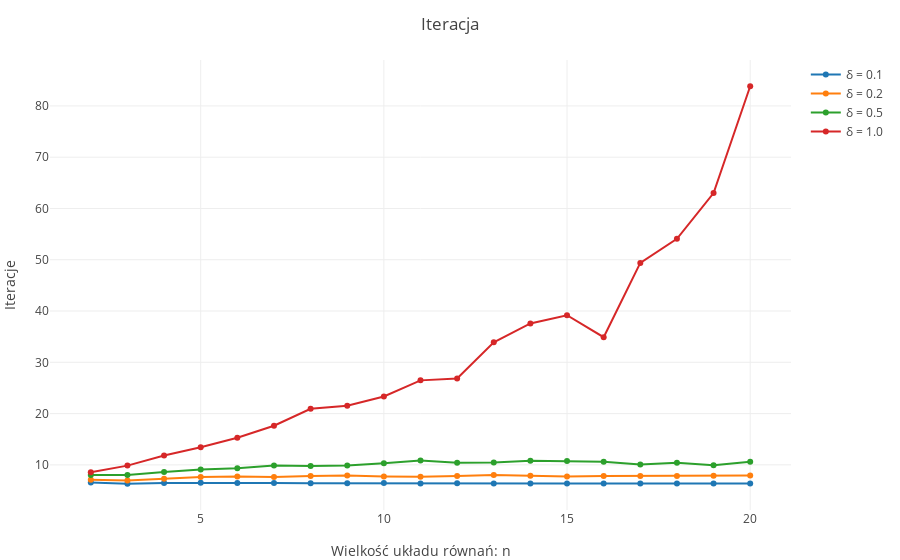

The code cell stored with this chart in its notebook:
### Code cell
plot(itraceH, ilayout)

### Figure 1 — Plotly figure (JSON) as saved in the notebook; plotly's stock layout.template omitted (floating-point values rounded to 4 significant figures)
{"data": [{"y": [6.554, 6.316, 6.482, 6.514, 6.464, 6.45, 6.419, 6.434, 6.442, 6.383, 6.409, 6.357, 6.385, 6.379, 6.372, 6.354, 6.349, 6.349, 6.367], "name": "δ = 0.1", "type": "scatter", "x": [2, 3, 4, 5, 6, 7, 8, 9, 10, 11, 12, 13, 14, 15, 16, 17, 18, 19, 20], "mode": "lines+markers"}, {"y": [7.073, 6.961, 7.302, 7.61, 7.724, 7.639, 7.805, 7.912, 7.729, 7.688, 7.807, 8.037, 7.863, 7.751, 7.844, 7.837, 7.812, 7.891, 7.941], "name": "δ = 0.2", "type": "scatter", "x": [2, 3, 4, 5, 6, 7, 8, 9, 10, 11, 12, 13, 14, 15, 16, 17, 18, 19, 20], "mode": "lines+markers"}, {"y": [8.029, 8.033, 8.616, 9.102, 9.347, 9.86, 9.775, 9.894, 10.3, 10.84, 10.39, 10.48, 10.8, 10.74, 10.59, 10.06, 10.41, 9.92, 10.59], "name": "δ = 0.5", "type": "scatter", "x": [2, 3, 4, 5, 6, 7, 8, 9, 10, 11, 12, 13, 14, 15, 16, 17, 18, 19, 20], "mode": "lines+markers"}, {"y": [8.551, 9.851, 11.84, 13.43, 15.28, 17.63, 20.93, 21.54, 23.34, 26.48, 26.85, 33.89, 37.58, 39.18, 34.89, 49.38, 54.09, 63.0, 83.83], "name": "δ = 1.0", "type": "scatter", "x": [2, 3, 4, 5, 6, 7, 8, 9, 10, 11, 12, 13, 14, 15, 16, 17, 18, 19, 20], "mode": "lines+markers"}], "layout": {"yaxis": {"title": "Iteracje"}, "xaxis": {"title": "Wielkość układu równań: n"}, "title": "Iteracja", "margin": {"r": 50, "l": 50, "b": 50, "t": 60}}}
